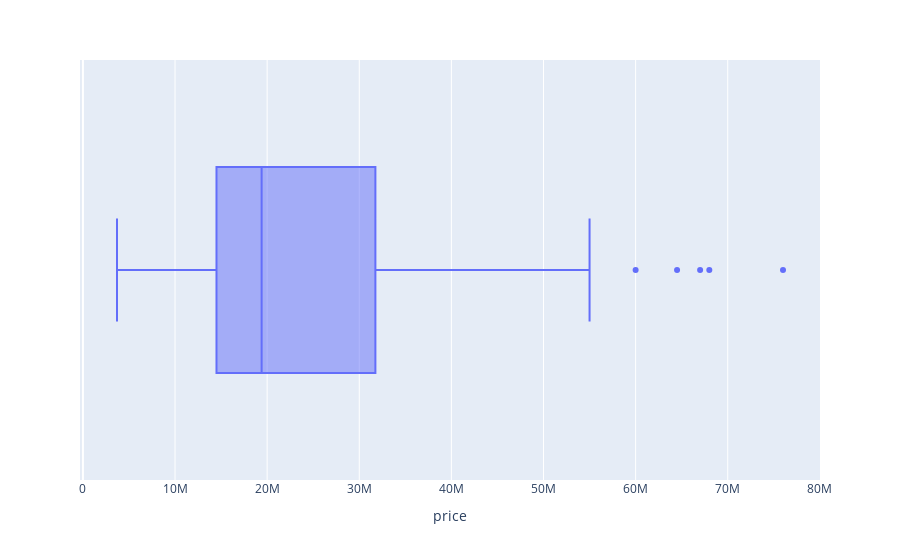

Notebook code cell kept with this figure:
### Code cell
fig = px.box(df, x="price")
fig.show()
